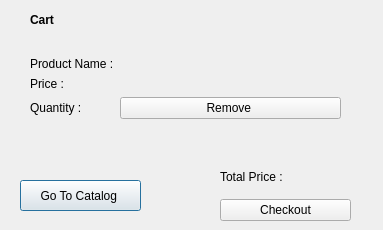
<?xml version="1.0" encoding="UTF-8"?>
<ui version="4.0">
 <class>cart</class>
 <widget class="QDialog" name="cart">
  <property name="geometry">
   <rect>
    <x>0</x>
    <y>0</y>
    <width>383</width>
    <height>230</height>
   </rect>
  </property>
  <property name="windowTitle">
   <string>Dialog</string>
  </property>
  <widget class="QLabel" name="label_5">
   <property name="geometry">
    <rect>
     <x>30</x>
     <y>10</y>
     <width>37</width>
     <height>21</height>
    </rect>
   </property>
   <property name="text">
    <string>&lt;html&gt;&lt;head/&gt;&lt;body&gt;&lt;p&gt;&lt;span style=&quot; font-weight:700;&quot;&gt;Cart&lt;/span&gt;&lt;/p&gt;&lt;/body&gt;&lt;/html&gt;</string>
   </property>
  </widget>
  <widget class="QPushButton" name="gotocatalog">
   <property name="geometry">
    <rect>
     <x>20</x>
     <y>180</y>
     <width>121</width>
     <height>31</height>
    </rect>
   </property>
   <property name="text">
    <string>Go To Catalog </string>
   </property>
  </widget>
  <widget class="QWidget" name="layoutWidget">
   <property name="geometry">
    <rect>
     <x>30</x>
     <y>57</y>
     <width>311</width>
     <height>85</height>
    </rect>
   </property>
   <layout class="QFormLayout" name="formLayout">
    <item row="0" column="0">
     <widget class="QLabel" name="productname">
      <property name="text">
       <string>Product Name :</string>
      </property>
     </widget>
    </item>
    <item row="1" column="0">
     <widget class="QLabel" name="price">
      <property name="text">
       <string>Price :</string>
      </property>
     </widget>
    </item>
    <item row="2" column="0">
     <widget class="QLabel" name="quantity">
      <property name="text">
       <string>Quantity : </string>
      </property>
     </widget>
    </item>
    <item row="2" column="1">
     <widget class="QPushButton" name="remove">
      <property name="text">
       <string>Remove </string>
      </property>
     </widget>
    </item>
   </layout>
  </widget>
  <widget class="QWidget" name="layoutWidget">
   <property name="geometry">
    <rect>
     <x>220</x>
     <y>160</y>
     <width>131</width>
     <height>61</height>
    </rect>
   </property>
   <layout class="QGridLayout" name="gridLayout">
    <item row="0" column="0">
     <widget class="QLabel" name="totalprice">
      <property name="text">
       <string>Total Price :</string>
      </property>
     </widget>
    </item>
    <item row="1" column="0">
     <widget class="QPushButton" name="checkout">
      <property name="text">
       <string>Checkout</string>
      </property>
     </widget>
    </item>
   </layout>
  </widget>
 </widget>
 <resources/>
 <connections/>
</ui>
